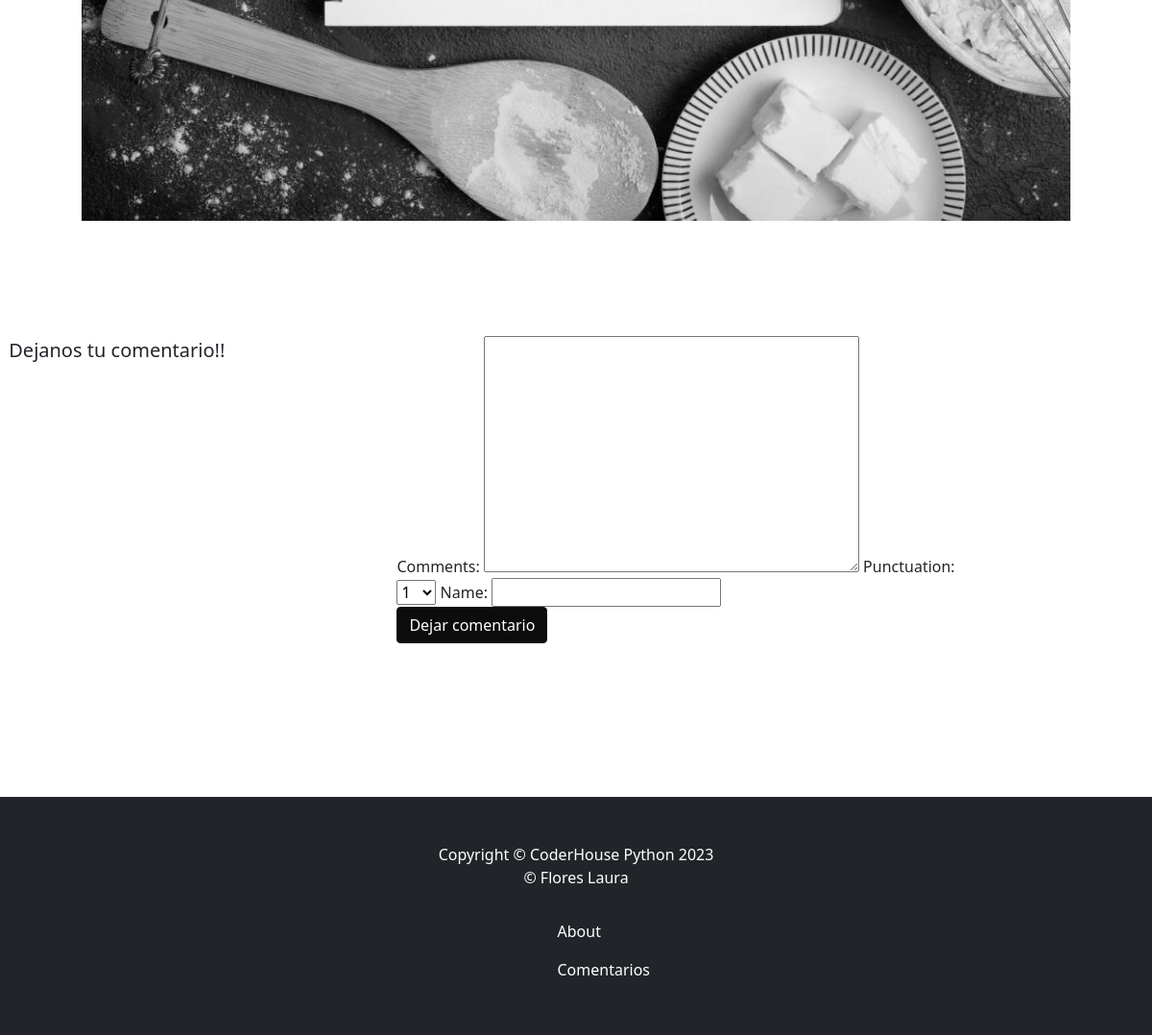
The app's page /comentarios/ (lower part), older data.
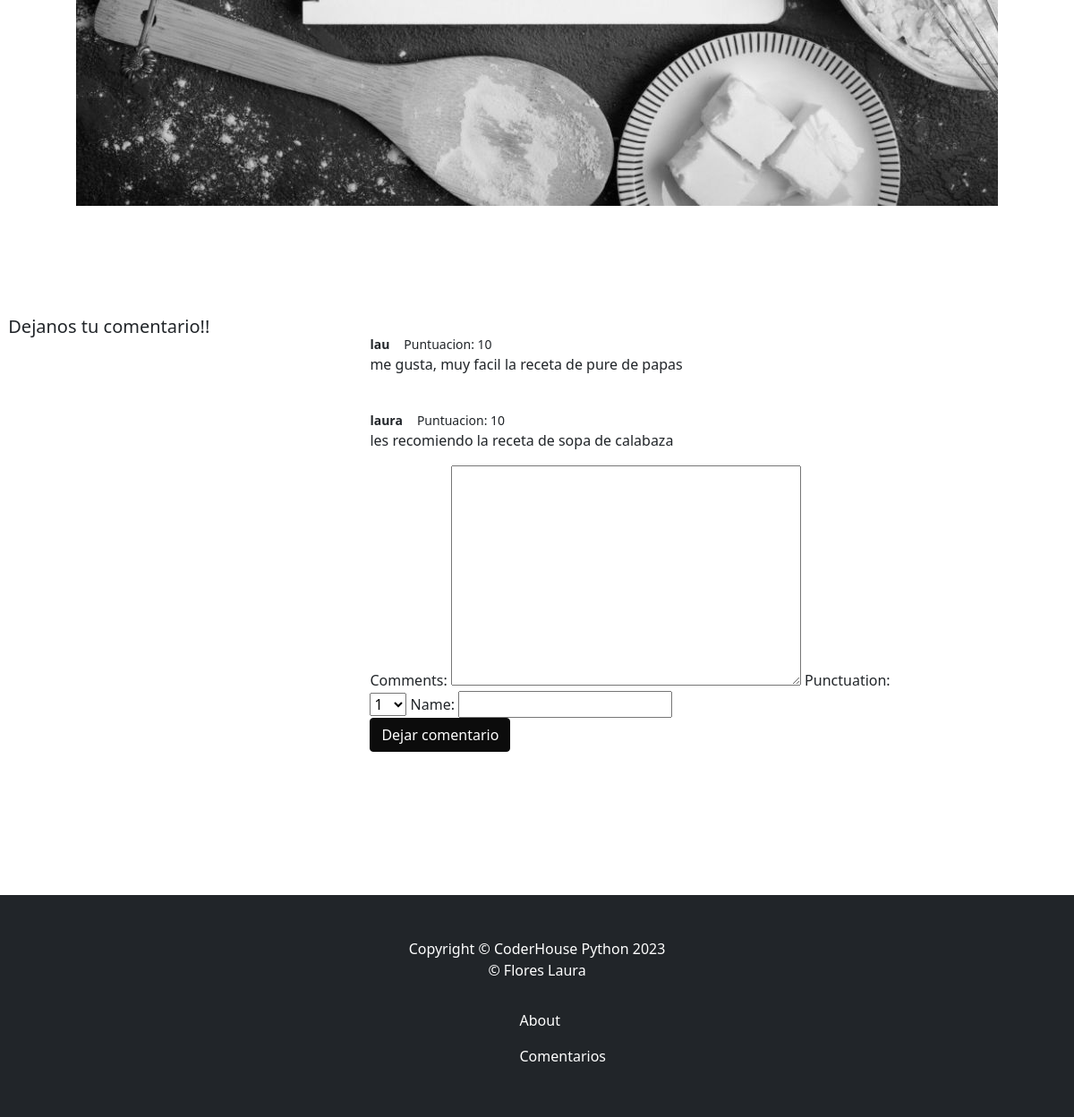
The same page, newer data.
### AppFinal/models.py (models this page shows)
class Comment(models.Model):
    commentoptions = (
    ("1", "1"),
    ("2", "2"),
    ("3", "3"),
    ("4", "4"),
    ("5", "5"),
    ("6", "6"),
    ("7", "7"),
    ("8", "8"),
    ("9", "9"),
    ("10", "10"),
    )
    comments = models.TextField()
    punctuation = models.CharField(default=1, choices=commentoptions, max_length=2)
    name = models.CharField(max_length=40)
    class Meta:
        verbose_name = 'coment'
        verbose_name_plural = 'comentarios'

### AppFinal/views.py (the view, shortened to what this page needs)
def Comentarios(request):
    comentarios = Comment.objects.all()
    if request.method == 'GET':
        form = Comment_form()
        context = {'form':form,'comentarios':comentarios}
    return render(request, 'AppFinal/comentarios.html', context=context)

### AppFinal/forms.py
class Comment_form(forms.ModelForm):
    class Meta:
        model = Comment
        fields = ['comments','punctuation','name']

### AppFinal/templates/AppFinal/comentarios.html (shortened to what this page needs)
    {% extends "AppFinal/padre.html" %}
    {% block Contenido %}
    <p class="lead"> Dejanos tu comentario!! </p>
    <div class="section" style="margin-bottom:5rem">
        <div class="container">
          <div class="row">
            <div class="col-lg-8 mx-auto">
              {% for comment in comentarios %}
              <div class="media-list">
                <div>
                  <div class="media-body">
                    <div class="d-flex small">
                       <b>{{comment.name}}</b>
                       <div style="margin-left: 1rem;"> Puntuacion: {{comment.punctuation}}</div>
                    </div>
                    <p>{{comment.comments}}</p>
                  </div>
                </div>
              </div>
              {% endfor %}
              {% if form %}
              <form action="" method="POST">
                <div class="form-group">
                    {{form}}
                </div>
                {% if request.user.is_authenticated %}
                    <button class="btn btn-primary btn-block" type="submit">Comentar</button>
                {% else %}
                    <a href="/comentariofallido" class="btn btn-primary">Dejar comentario</a>
                {% endif %}
              </form>
              {% endif %}
            </div>
          </div>
        </div>
      </div>
    {% endblock %}

### AppFinal/templates/AppFinal/padre.html (shortened to what this page needs)
<!DOCTYPE html>
<html lang="en">
    <head>
        {% load static %}
        <link href="{% static 'AppFinal/css/styles.css' %}" rel="stylesheet" />
    </head>
    <body>
        <header >
            <div class="text-center my-5">
                <img src="../../../media/cocina.jpeg" />
            </div>
        </header>
        <div class="text-center my-5">
            <br>
        </div>
        <div class="d-flex" style="margin-bottom:5rem; justify-content: space-evenly;">
        {% block Contenido %}
        {% endblock %}
        </div>
        <footer class="py-5 bg-dark">
            <div class="container"><p class="m-0 text-center text-white">Copyright &copy; CoderHouse Python 2023</p></div>
            <div class="container"><p class="m-0 text-center text-white">&copy; Flores Laura </p></div>
            <div class="container">
                <div class="row">
                  <div class="col-lg-1 mx-auto">
                    <br>
                    <a class="nav-link" style= "color: #ffffff" href="{% url 'About' %}">About</a></li>
                    <a class="nav-link" style= "color: #ffffff" href="{% url 'Comentarios' %}"}>Comentarios</a></li>
                </div>
            </div>
        </div>
        </footer>
    </body>
</html>

Row changes from the older to the newer data that the page shows:
added Comment: name "lau", punctuation "10", comments "me gusta, muy facil la receta de pure de papas"
added Comment: name "laura", punctuation "10", comments "les recomiendo la receta de sopa de calabaza"
